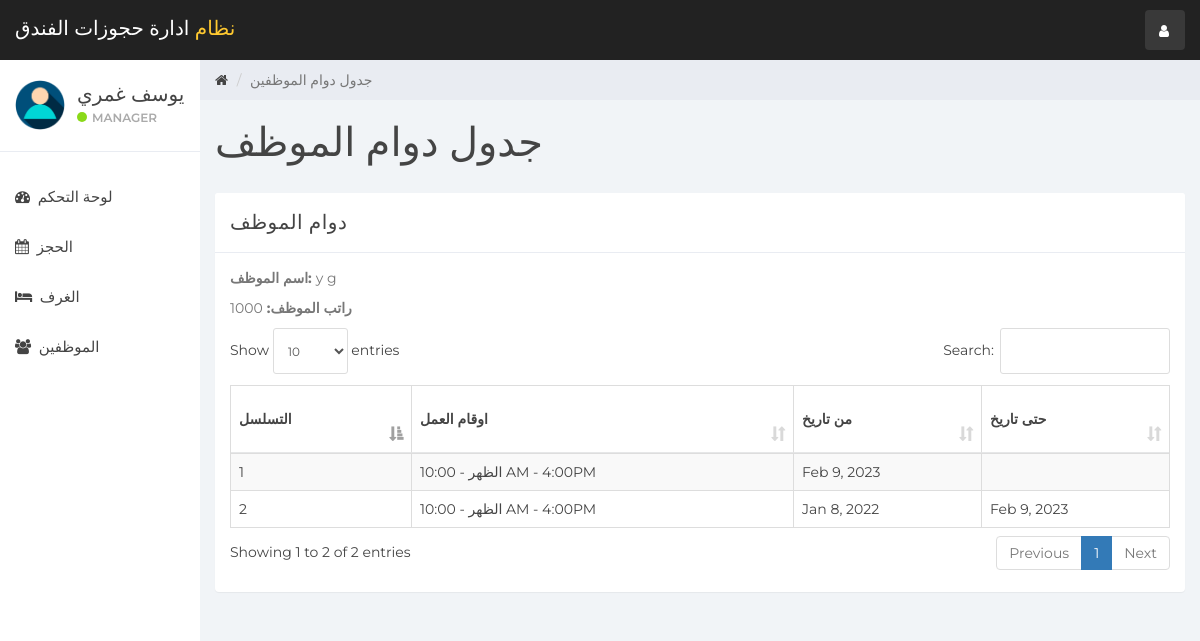
The page /index.php?emp_history&empid=14 (signed in) on the database its author committed.
### tables this page shows
CREATE TABLE `user` (
  `id` int(11) NOT NULL,
  `name` varchar(100) NOT NULL,
  `username` varchar(15) NOT NULL,
  `email` varchar(100) NOT NULL,
  `password` varchar(100) NOT NULL,
  `created_at` timestamp NOT NULL DEFAULT current_timestamp()
);

CREATE TABLE `staff` (
  `emp_id` int(11) NOT NULL,
  `emp_name` varchar(100) NOT NULL,
  `staff_type_id` int(11) NOT NULL,
  `shift_id` int(11) NOT NULL,
  `id_card_type` int(11) NOT NULL,
  `id_card_no` varchar(20) NOT NULL,
  `address` varchar(100) NOT NULL,
  `contact_no` bigint(20) NOT NULL,
  `salary` bigint(20) NOT NULL,
  `joining_date` timestamp NOT NULL DEFAULT current_timestamp(),
  `updated_at` timestamp NOT NULL DEFAULT current_timestamp() ON UPDATE current_timestamp()
);

CREATE TABLE `emp_history` (
  `id` int(11) NOT NULL,
  `emp_id` int(11) NOT NULL,
  `shift_id` int(11) NOT NULL,
  `from_date` timestamp NOT NULL DEFAULT current_timestamp(),
  `to_date` timestamp NULL DEFAULT NULL,
  `created_at` timestamp NOT NULL DEFAULT current_timestamp()
);

CREATE TABLE `shift` (
  `shift_id` int(10) NOT NULL,
  `shift` varchar(100) NOT NULL,
  `shift_timing` varchar(100) NOT NULL
);

### emp_history.php (the view, shortened to what this page needs)
<div class="col-sm-9 col-sm-offset-3 col-lg-10 col-lg-offset-2 main">
    <div class="row">
        <ol class="breadcrumb">
            <li><a href="#">
                    <em class="fa fa-home"></em>
                </a></li>
            <li class="active">جدول دوام الموظفين</li>
        </ol>
    </div>
    <div class="row">
        <div class="col-lg-12">
            <h1 class="page-header">جدول دوام الموظف</h1>
        </div>
    </div>
    <div class="row">
        <div class="col-lg-12">
            <div class="panel panel-default">
                <div class="panel-heading">دوام الموظف</div>
                <div class="panel-body">
                    <?php
                    if(isset($_GET['empid'])){
                        $emp_id = $_GET['empid'];
                    }else{
                        header('Location:404.php');
                    }
                    $emp = "SELECT * FROM staff WHERE emp_id='$emp_id'";
                    $emp_result = mysqli_query($connection,$emp);
                    $employee = mysqli_fetch_assoc($emp_result);
                    ?>
                    <p><b>اسم الموظف: </b> <?php echo $employee['emp_name']; ?></p>
                    <p><b>راتب الموظف: </b> <?php echo $employee['salary'].''; ?></p>
                    <table class="table table-striped table-bordered table-responsive" cellspacing="0" width="100%"
                           id="rooms">
                        <thead>
                        <tr>
                            <th>التسلسل</th>
                            <th>اوقام العمل</th>
                            <th>من تاريخ</th>
                            <th>حتى تاريخ</th>
                        </tr>
                        </thead>
                        <tbody>
                        <?php
                        $staff_query = "SELECT * FROM emp_history NATURAL JOIN shift WHERE emp_id = '$emp_id' ORDER BY created_at DESC";
                        $staff_result = mysqli_query($connection, $staff_query);
                        if (mysqli_num_rows($staff_result) > 0) {
                            $num = 0;
                            while ($staff = mysqli_fetch_assoc($staff_result)) {
                                $num++;
                                ?>
                                <tr>
                                    <td><?php echo $num; ?></td>
                                    <td><?php echo $staff['shift'].' - '.$staff['shift_timing']; ?></td>
                                    <td><?php echo date('M j, Y', strtotime($staff['from_date'])); ?></td>
                                    <td>
                                        <?php
                                        if ($staff['to_date'] == NULL){
                                        }else{
                                            echo date('M j, Y', strtotime($staff['to_date']));
                                        }?>
                                    </td>
                                </tr>
                                <?php
                            }
                        }
                        ?>
                        </tbody>
                    </table>
                </div>
            </div>
        </div>
    </div>
    <div class="row">
        <div class="col-sm-12">
        </div>
    </div>
</div>

### sidebar.php (shortened to what this page needs)
<div id="sidebar-collapse" class="col-sm-3 col-lg-2 sidebar">
    <div class="profile-sidebar">
        <div class="profile-userpic">
            <img src="img/user.png" class="img-responsive" alt="">
        </div>
        <div class="profile-usertitle">
            <div class="profile-usertitle-name"><?php echo $user['name'];?></div>
            <div class="profile-usertitle-status"><span class="indicator label-success"></span>Manager</div>
        </div>
    </div>
    <ul class="nav menu">
    <?php
        if (isset($_GET['dashboard'])){ ?>
            <li class="active">
                <a href="index.php?dashboard"><em class="fa fa-dashboard">&nbsp;</em>
                   لوحة التحكم
                </a>
            </li>
        <?php } else{?>
            <li>
                <a href="index.php?dashboard"><em class="fa fa-dashboard">&nbsp;</em>
                    لوحة التحكم
                </a>
            </li>
        <?php }
        if (isset($_GET['reservation'])){ ?>
            <li class="active">
            <a href="index.php?reservation"><em class="fa fa-calendar">&nbsp;</em>
                    الحجز
                </a>
            </li>
        <?php } else{?>
            <li>
            <a href="index.php?reservation"><em class="fa fa-calendar">&nbsp;</em>
                    الحجز
                </a>
            </li>
        <?php }
        if (isset($_GET['room_mang'])){ ?>
            <li class="active">
                <a href="index.php?room_mang"><em class="fa fa-bed">&nbsp;</em>
                    الغرف
                </a>
            </li>
        <?php } else{?>
            <li>
            <a href="index.php?room_mang"><em class="fa fa-bed">&nbsp;</em>
                    الغرف
                </a>
            </li>
        <?php }
        if (isset($_GET['staff_mang'])){ ?>
            <li class="active">
                <a href="index.php?staff_mang"><em class="fa fa-users">&nbsp;</em>
                الموظفين
                </a>
            </li>
        <?php } else{?>
            <li>
                <a href="index.php?staff_mang"><em class="fa fa-users">&nbsp;</em>
                    الموظفين
                </a>
            </li>
        <?php }
        ?>
    </ul>
</div>

### css/styles.css (style rules this page uses)
body { background: #f1f4f7; padding-top: 60px; font-size: 14px; color: #444444; font-family: "Montserrat", "Helvetica Neue", Helvetica, Arial, sans-serif; }
p { color: #777; }
a, a:hover, a:focus { color: #444444; }
h1, h2, h3, h4, h5, h6 { color: #444444; }
h1 { font-weight: 300; font-size: 40px; }
.label-success { background-color: #8ad919; }
.panel { border: 0; }
.panel-heading { font-size: 20px; font-weight: 300; letter-spacing: 0.025em; height: 60px; line-height: 38px; }
.panel-default .panel-heading { background: #fff; border-bottom: 1px solid #e9ecf2; color: #444444; }
.sidebar { display: block; padding: 0; display: none; box-shadow: none; background: #fff; }
.sidebar ul { margin: 20px 0px; }
@media (min-width: 768px) { .sidebar { display: block; position: fixed; top: 60px; bottom: 0; left: 0; z-index: 1000; display: block; margin: 0; padding: 0; overflow-x: hidden; overflow-y: auto; } }
.sidebar ul.nav li a { height: 50px; font-size: 15px; line-height: 2em; color: #444444; }
.profile-sidebar { padding: 10px 0; border-bottom: 1px solid #e9ecf2; }
.indicator { width: 10px; height: 10px; display: inline-block; border-radius: 9999px; margin-right: 5px; }
.profile-userpic img { float: left; margin: 10px 0px 0px 15px; width: 50px; height: 50px; border-radius: 9999px !important; }
.profile-usertitle { float: left; text-align: left; margin: 10px 0 0 12px; }
.profile-usertitle-name { font-size: 20px; margin-bottom: 0px; }
.profile-usertitle-status { text-transform: uppercase; color: #aaa; font-size: 12px; font-weight: 600; margin-bottom: 15px; }
.breadcrumb { border-radius: 0; padding: 10px 15px 10px 15px; background: #e9ecf2; margin: 0; }
h1.page-header { margin-top: 20px; border-bottom: 0; }
.table { background: #fff; }
.table > thead > tr > th { border-bottom: 1px solid #e6e7e8; vertical-align: middle; height: 50px; }

### rows shown on the page
user: name "يوسف غمري"
staff: emp_name "y g", salary "1000"
emp_history: shift.shift "الظهر", shift.shift_timing "10:00 AM - 4:00PM", from_date "Feb 9, 2023"
emp_history: shift.shift "الظهر", shift.shift_timing "10:00 AM - 4:00PM", from_date "Jan 8, 2022", to_date "Feb 9, 2023"
